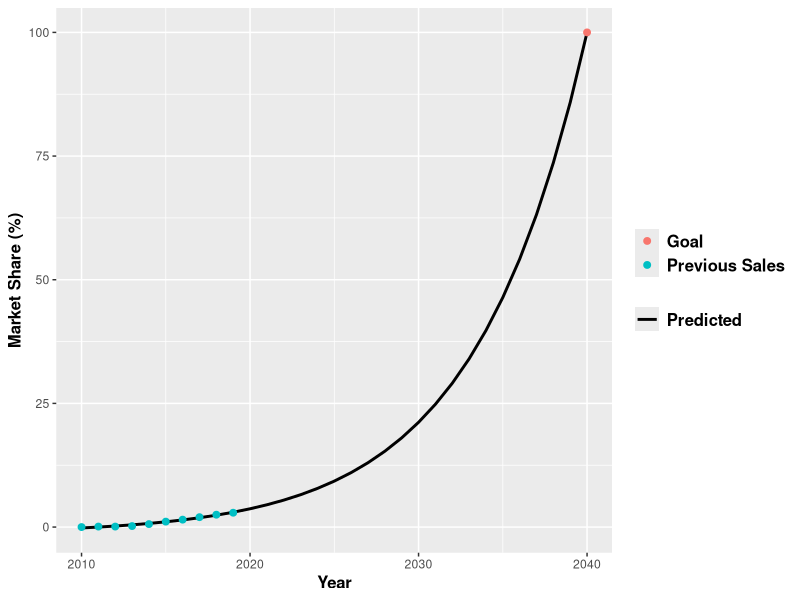

Write the R code that produced this figure.
#diffusion curve


library(dplyr)
library(ggplot2)

#Veh-150 data


cars<-data.frame(all_cars=c(1996.3,1907.4,2010.8,2225.1,2438.3,2602.1,2665.3,2509.3,2341.5),
                 year=2010:2018,
                 ulev=c(0.3,1.2,2.5,3.7,14.4,28.0,39.6,50.7,59.6))

ulev_up_to_october<-28259+25892
allcars_up_to_october<-2005522

ulev_up_to_october_2018<-12555+35317
allcars_up_to_october_2018<-2064419

ulev_2018<-44437+15474
allcars_2018<-2367147

#in 2018 up to october data represented:
#87% of all cars sold
car_scale_2019<-allcars_up_to_october_2018/allcars_2018
#and 80% of all ULEVs sold
ulev_scale_2019<-ulev_up_to_october_2018/ulev_2018

#these factors will be used to scale the 2019 up to october data into predicted 2019 data
ulev_2019<-ulev_up_to_october/ulev_scale_2019
allcars_2019<-allcars_up_to_october/car_scale_2019

cars<-rbind(cars,c(allcars_2019/1000,2019,ulev_2019/1000))

cars<-cars%>%mutate(all_cars=round(all_cars,1),ulev=round(ulev,1))%>%
  mutate(market_share=round(100*ulev/all_cars,1))

#fit an exponential model

d<-data.frame(x=c(cars$year,2040)-2009,y=c(cars$market_share,100))
start <- list(alpha = 1, beta = 0.1, theta = 0)
model <- nls(y ~ alpha * exp(beta * x) + theta , data = d,start=start)

d_predict<-data.frame(x=c(2010:2040)-2009)

p<-predict(model,newdata=d_predict)

ev_uptake<-data.frame(Uptake=cars$market_share,Year=cars$year,type="Previous Sales",stringsAsFactors = F)
ev_uptake<-rbind(ev_uptake,data.frame(Uptake=100,Year=2040,type="Goal"))
ev_uptake<-rbind(ev_uptake,data.frame(Uptake=p,Year=2010:2040,type="Needed Sales"))

predicted_sales<-ev_uptake%>%filter(type=="Needed Sales")

p<-ev_uptake%>%filter(type!="Needed Sales")%>%
  ggplot(aes(x=Year,y=Uptake,group=type,colour=type))+
  geom_line(data=predicted_sales,aes(x=Year,y=Uptake,lty="Predicted"),col="black",size=1)+
  geom_point(size=2)+
  labs(y="Market Share (%)")+
  theme (axis.title = element_text(size=12,face="bold"),
         legend.title = element_blank(),
         legend.text = element_text(size=12,face="bold"))

plot(p)
  






